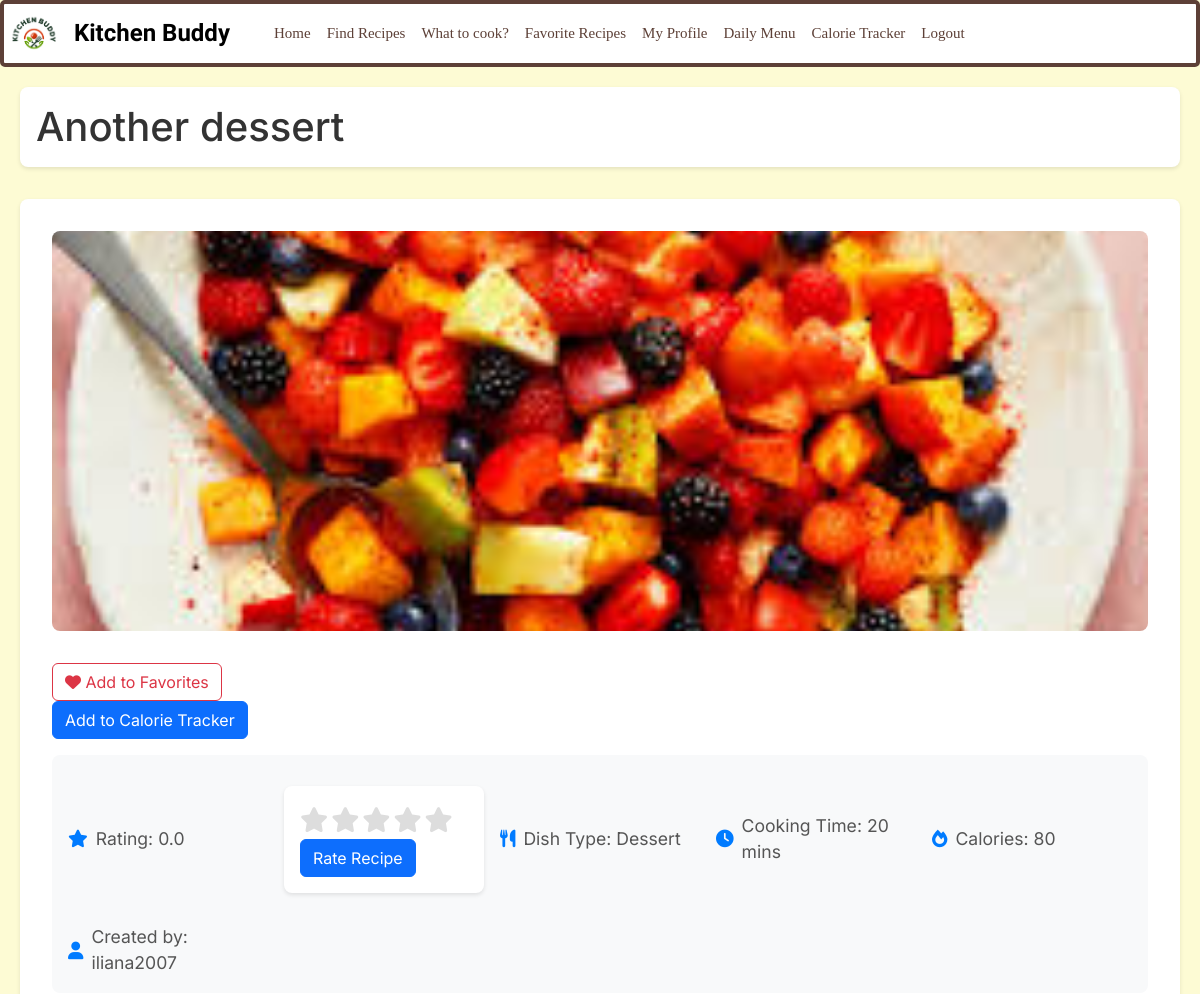
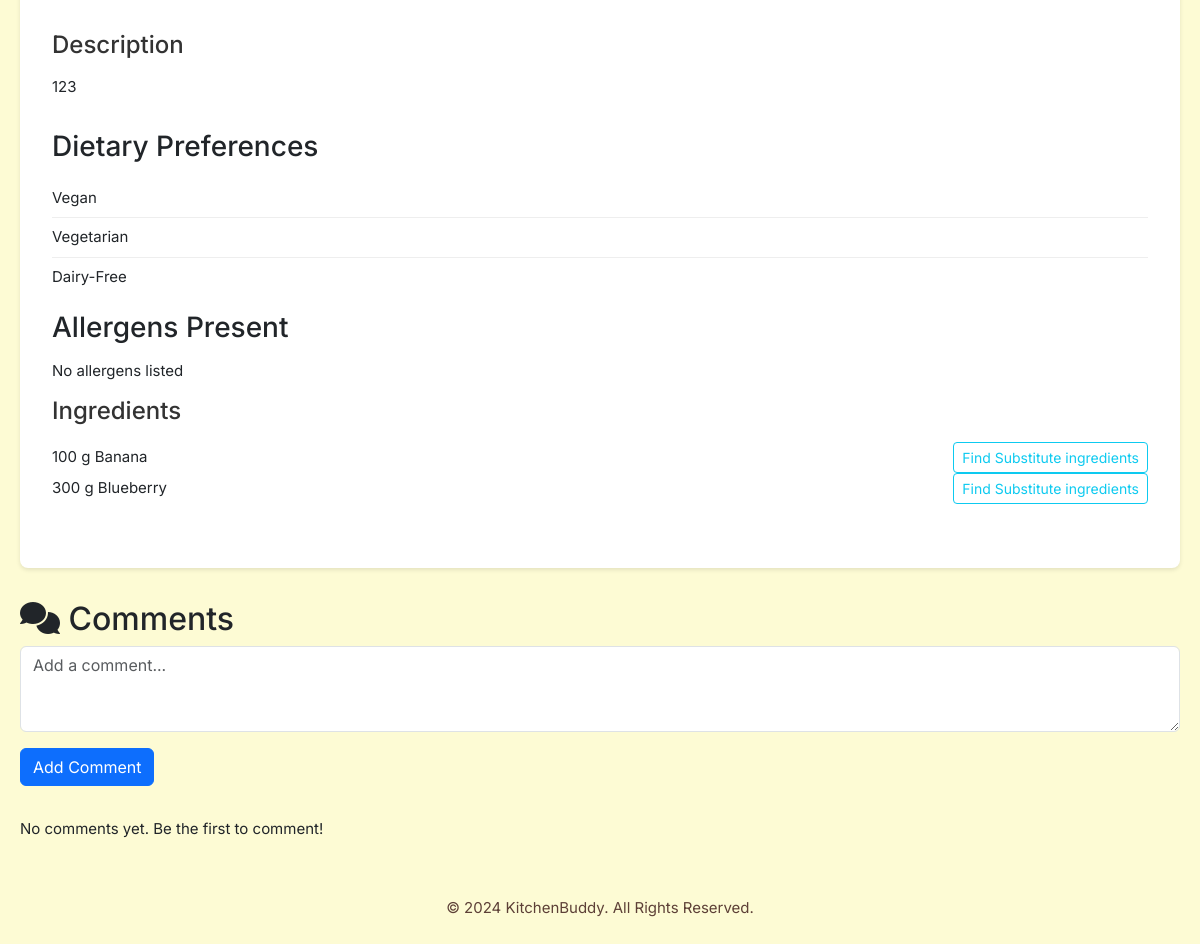
Screenshot of /recipes/33/ (signed in) with the database file from the repository (2 pictures, top to bottom).
### recipe/models.py (models this page shows, shortened)
class Recipe(models.Model):
    user = models.ForeignKey(User, on_delete=models.CASCADE, related_name="recipe")
    title = models.CharField(max_length=150)
    ingredients = models.ManyToManyField(Ingredient, through='IngredientsDetails', related_name='recipe_ingredient')
    description = models.TextField()
    cooking_time = models.PositiveIntegerField(validators=[MinValueValidator(1)], null=True, blank=True)
    calories = models.PositiveIntegerField(validators=[MinValueValidator(1), MaxValueValidator(2000)], null=True, blank=True)
    image = models.ImageField(upload_to='recipes/', null=True, blank=True)
    dish_type = models.CharField(max_length=10, choices=DISH_TYPE, default='main', null=False)
    favourite = models.ManyToManyField(User, related_name='favourite_recipe', blank=True)
    average_rating = models.DecimalField(max_digits=3, decimal_places=2, default=0)
    ratings_count = models.PositiveBigIntegerField(default=0)
    diet = models.ManyToManyField(Diet, related_name='recipe_diet', blank=True)
    allergies = models.ManyToManyField(Allergy, related_name='recipe_allergies', blank=True)
    class Meta:
        ordering = ['title']
        unique_together = ['title', 'image']

class IngredientsDetails(models.Model):
    recipe = models.ForeignKey(Recipe, on_delete=models.CASCADE)
    ingredient = models.ForeignKey(Ingredient, on_delete=models.CASCADE)
    quantity = models.PositiveBigIntegerField()
    amount = models.CharField(max_length=10) #mg, ml , etc
    class Meta:
        unique_together = ['recipe', 'ingredient']

### foodPreference/models.py (models this page shows, shortened)
class Diet(models.Model):
    name = models.CharField(max_length=20, unique=True)

### ingredients/models.py (models this page shows, shortened)
class Ingredient(models.Model):
    INGREDIENT_CATEGORY = [('fruits', 'Fruits'), ('vegetables', 'Vegetables'), ('dairy', 'Dairy'),
                           ('meat', 'Meat'), ('grains', 'Grains'), ('spices', 'Spieces'),
                           ('fish', 'Fish'), ('nuts', 'Nuts'), ('other', 'Other')]
    name = models.CharField(max_length=50, unique=True)
    category = models.CharField(max_length=20, choices=INGREDIENT_CATEGORY)
    class Meta:
        ordering = ['category', 'name']

### recipe/views.py (the view)
# urls.py: path('<int:recipe_id>/', views.recipe_details, name='recipe_details'),
@login_required
def recipe_details(request, recipe_id):
    recipe = get_object_or_404(Recipe, id=recipe_id)
    ingredients = IngredientsDetails.objects.filter(recipe=recipe)
    comments = recipe.comment.all()
    is_favourite_recipe = recipe.favourite.filter(id=request.user.id).exists()
    context = {
        'recipe': recipe,
        'ingredients': ingredients,
        'comments': comments,
        'is_favourite_recipe': is_favourite_recipe
    }
    return render(request, 'recipe/recipe_details.html', context)

### recipe/templates/recipe/recipe_details.html (shortened to what this page needs)
{% extends "base.html" %}
{% load static %}
{% block content %}
<link rel="stylesheet" type="text/css" href="{% static 'recipe/recipe_details.css' %}" />
<div class="recipe-header">
    <h1 class="recipe-title">{{ recipe.title }}</h1>
</div>
<div class="recipe-sections">
    <section class="recipe-section">
        <div class="recipe-content">
            {% if recipe.image %}
                <div class="recipe-main-image">
                    <img src="{{ recipe.image.url }}" alt="{{ recipe.title }}">
                </div>
            {% endif %}
            {% if user.is_authenticated %}
                <a href="{% url 'add_remove_favourite' recipe.id %}" class="btn {% if is_favorite_recipe %}btn-danger{% else %}btn-outline-danger{% endif %} favorite-btn">
                    <i class="fas fa-heart"></i>
                    {% if is_favorite_recipe %}
                        Remove from Favorites
                    {% else %}
                        Add to Favorites
                    {% endif %}
                </a>
            {% endif %}
            <form method="POST" action="{% url 'add_to_calorie_tracker' recipe.id %}" class="mb-3">
                <button type="submit" class="btn btn-primary">
                    Add to Calorie Tracker
                </button>
            </form>
            <div class="recipe-stats">
                <div class="stat-item">
                    <i class="fas fa-star"></i>
                    <span>Rating: {{ recipe.average_rating|floatformat:1 }}</span>
                </div>
                {% if user.is_authenticated and user != recipe.user %}
                <div class="rating-container">
                    <form method="POST" action="{% url 'add_rating' recipe.id %}">
                        <div class="stars">
                            <label for="star1"><span class="fa fa-star"></span></label>
                            <label for="star2"><span class="fa fa-star"></span></label>
                            <label for="star3"><span class="fa fa-star"></span></label>
                            <label for="star4"><span class="fa fa-star"></span></label>
                            <label for="star5"><span class="fa fa-star"></span></label>
                        </div>
                        <button type="submit" class="btn btn-primary">Rate Recipe</button>
                    </form>
                </div>
                {% endif %}
                <div class="stat-item">
                    <i class="fas fa-utensils"></i>
                    <span>Dish Type:
                    {% if recipe.dish_type == 'breakfast' %}
                        Breakfast
                    {% elif recipe.dish_type == 'starter' %}
                        Starter
                    {% elif recipe.dish_type == 'main' %}
                        Main Course
                    {% elif recipe.dish_type == 'dessert' %}
                        Dessert
                    {% endif %}
                    </span>
                </div>
                <div class="stat-item">
                    <i class="fas fa-clock"></i>
                    <span>Cooking Time: {{ recipe.cooking_time }} mins</span>
                </div>
                <div class="stat-item">
                    <i class="fas fa-fire"></i>
                    <span>Calories: {{ recipe.calories }}</span>
                </div>
                <div class="stat-item">
                    <i class="fas fa-user"></i>
                    <span>Created by: {{ recipe.user.username }}</span>
                </div>
            </div>
            <div class="recipe-description">
                <h3>Description</h3>
                <p>{{ recipe.description }}</p>
            </div>
            <div class="recipe-diets">
                <h3>Dietary Preferences</h3>
                <ul class="ingredients-list">
                    {% for diet in recipe.diet.all %}
                        <li class="ingredient-item">
                            {{ diet.name }}
                        </li>
                    {% empty %}
                        <li>No dietary preferences listed</li>
                    {% endfor %}
                </ul>
            </div>
            <div class="recipe-allergens">
                <h3>Allergens Present</h3>
                <ul class="ingredients-list">
                    {% for allergen in recipe.allergies.all %}
                        <li class="ingredient-item">
                            {{ allergen.name }}
                        </li>
                    {% empty %}
                        <li>No allergens listed</li>
                    {% endfor %}
                </ul>
            </div>
            <div class="recipe-ingredients">
                <h3>Ingredients</h3>
                <ul class="ingredients-list">
                    {% for ingredient in ingredients %}
                    <li class="list-group-item d-flex justify-content-between align-items-center">
                        <span>{{ ingredient.quantity }} {{ ingredient.amount }} {{ ingredient.ingredient.name }}</span>
                        <a href="{% url 'show_substitutes' ingredient.ingredient.id recipe.id %}"
                            class="btn btn-outline-info btn-sm">
                            Find Substitute ingredients
                        </a>
                    </li>
                    {% empty %}
                        <li>No ingredients listed</li>
                    {% endfor %}
                </ul>
            </div>
        </div>
    </section>
    <section class="recipe-section">
        <h2 class="section-title">
            <i class="fas fa-comments"></i>
            Comments
        </h2>
        <div class="comment-form">
            <form method="POST" action="{% url 'add_comment' recipe.id %}">
                <div class="mb-3">
                    <textarea class="form-control" name="comment" rows="3" placeholder="Add a comment..." required></textarea>
                </div>
                <button type="submit" class="btn btn-primary">Add Comment</button>
            </form>
        </div>
        <div class="comments-list">
            {% for comment in comments %}
                <div class="comment-card">
                    <div class="comment-header">
                        <span class="comment-author">{{ comment.user.username }}</span>
                        <span class="comment-date">{{ comment.created_at|date:"M d, Y" }}</span>
                    </div>
                    <div class="comment-content">
                        {{ comment.comment }}
                    </div>
                </div>
            {% empty %}
                <p class="no-comments-message">No comments yet. Be the first to comment!</p>
            {% endfor %}
        </div>
    </section>
</div>
{% endblock %}

### static/css/base.css (style rules this page uses)
html { height: 100%; }
body { background-color: #fdfbd4; font-family: "Inter", sans-serif; font-size: 15px; line-height: 1.5; box-sizing: border-box; margin: 0; min-height: 100vh; display: flex; flex-direction: column; position: relative; overflow: scroll; width: 100%; }

### recipe/static/recipe/recipe_details.css (style rules this page uses)
.recipe-header { display: flex; justify-content: space-between; align-items: center; margin-bottom: 2rem; padding: 1rem; background-color: #fff; border-radius: 8px; box-shadow: 0 2px 4px rgba(0,0,0,0.1); }
.recipe-title { font-size: 2.5rem; margin: 0; color: #333; }
.recipe-content { background-color: #fff; border-radius: 8px; box-shadow: 0 2px 4px rgba(0,0,0,0.1); padding: 2rem; margin-bottom: 2rem; }
.recipe-main-image { width: 100%; height: 400px; overflow: hidden; border-radius: 8px; margin-bottom: 2rem; }
.recipe-main-image img { width: 100%; height: 100%; object-fit: cover; }
.recipe-stats { display: grid; grid-template-columns: repeat(auto-fit, minmax(200px, 1fr)); gap: 1rem; margin-bottom: 2rem; padding: 1rem; background-color: #f8f9fa; border-radius: 8px; }
.stat-item { display: flex; align-items: center; gap: 0.5rem; font-size: 1.1rem; color: #555; }
.stat-item i { color: #007bff; }
.recipe-description, .recipe-ingredients { margin-bottom: 2rem; }
.recipe-description h3, .recipe-ingredients h3 { color: #333; margin-bottom: 1rem; font-size: 1.5rem; }
.comment-form { margin-bottom: 2rem; }
.comments-list { display: flex; flex-direction: column; gap: 1rem; }
.rating-container { display: flex; align-items: center; gap: 10px; margin: 15px 0; padding: 1rem; background-color: #fff; border-radius: 8px; box-shadow: 0 2px 4px rgba(0,0,0,0.1); }
.stars { display: inline-flex; flex-direction: row-reverse; gap: 3px; }
.stars label { cursor: pointer; font-size: 25px; color: #ddd; }
.ingredients-list { list-style: none; padding: 0; margin: 15px 0; }
.ingredient-item { padding: 8px 0; border-bottom: 1px solid #eee; }
.ingredient-item:last-child { border-bottom: none; }

### rows the page displays
Recipe: title "Another dessert", image (picture), average_rating "0.0", cooking_time "20", calories "80", user.username "iliana2007", description "123"
Diet: name "Vegan"
Diet: name "Vegetarian"
Diet: name "Dairy-Free"
IngredientsDetails: quantity "100", amount "g", ingredient.name "Banana"
IngredientsDetails: quantity "300", amount "g", ingredient.name "Blueberry"
